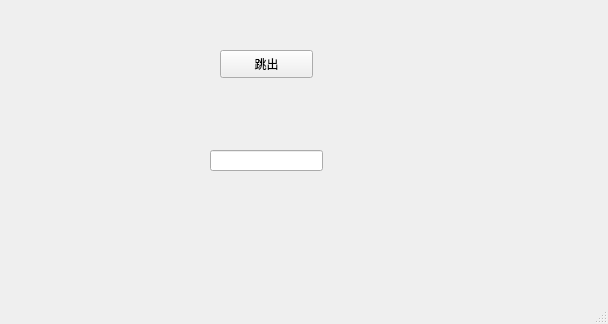
<?xml version="1.0" encoding="UTF-8"?>
<ui version="4.0">
 <class>MainWindow</class>
 <widget class="QMainWindow" name="MainWindow">
  <property name="geometry">
   <rect>
    <x>0</x>
    <y>0</y>
    <width>608</width>
    <height>324</height>
   </rect>
  </property>
  <property name="windowTitle">
   <string>MainWindow</string>
  </property>
  <widget class="QWidget" name="centralwidget">
   <widget class="QPushButton" name="pushButton">
    <property name="geometry">
     <rect>
      <x>220</x>
      <y>50</y>
      <width>93</width>
      <height>28</height>
     </rect>
    </property>
    <property name="text">
     <string>跳出</string>
    </property>
   </widget>
   <widget class="QLineEdit" name="lineEdit">
    <property name="geometry">
     <rect>
      <x>210</x>
      <y>150</y>
      <width>113</width>
      <height>21</height>
     </rect>
    </property>
   </widget>
  </widget>
  <widget class="QStatusBar" name="statusbar"/>
 </widget>
 <resources/>
 <connections/>
</ui>
